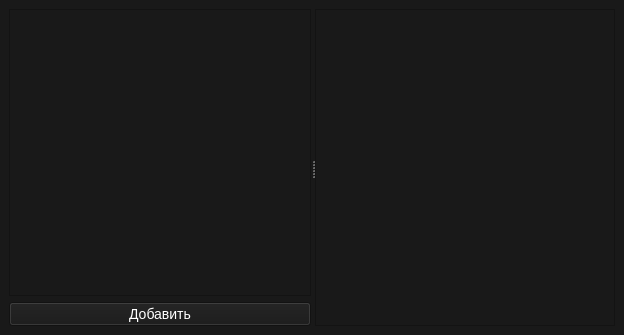
<?xml version="1.0" encoding="UTF-8"?>
<ui version="4.0">
 <class>MainWindow</class>
 <widget class="QMainWindow" name="MainWindow">
  <property name="geometry">
   <rect>
    <x>0</x>
    <y>0</y>
    <width>624</width>
    <height>335</height>
   </rect>
  </property>
  <property name="windowTitle">
   <string>ToDo List</string>
  </property>
  <property name="styleSheet">
   <string notr="true">color: rgb(255, 255, 255);
background-color: rgb(25, 25, 25);
font-size: 14px;</string>
  </property>
  <widget class="QWidget" name="centralwidget">
   <layout class="QVBoxLayout" name="verticalLayout_2">
    <item>
     <widget class="QSplitter" name="splitter">
      <property name="orientation">
       <enum>Qt::Horizontal</enum>
      </property>
      <widget class="QWidget" name="layoutWidget">
       <layout class="QVBoxLayout" name="verticalLayout">
        <item>
         <widget class="QTableView" name="tableView">
          <property name="minimumSize">
           <size>
            <width>300</width>
            <height>0</height>
           </size>
          </property>
          <property name="focusPolicy">
           <enum>Qt::NoFocus</enum>
          </property>
          <property name="styleSheet">
           <string notr="true"/>
          </property>
          <property name="editTriggers">
           <set>QAbstractItemView::NoEditTriggers</set>
          </property>
          <property name="selectionMode">
           <enum>QAbstractItemView::SingleSelection</enum>
          </property>
          <property name="selectionBehavior">
           <enum>QAbstractItemView::SelectRows</enum>
          </property>
          <attribute name="horizontalHeaderVisible">
           <bool>true</bool>
          </attribute>
          <attribute name="horizontalHeaderHighlightSections">
           <bool>false</bool>
          </attribute>
          <attribute name="verticalHeaderVisible">
           <bool>false</bool>
          </attribute>
         </widget>
        </item>
        <item>
         <widget class="QPushButton" name="pushButton">
          <property name="text">
           <string>Добавить</string>
          </property>
         </widget>
        </item>
       </layout>
      </widget>
      <widget class="QFrame" name="frame">
       <property name="minimumSize">
        <size>
         <width>300</width>
         <height>0</height>
        </size>
       </property>
       <property name="maximumSize">
        <size>
         <width>300</width>
         <height>16777215</height>
        </size>
       </property>
       <property name="styleSheet">
        <string notr="true"/>
       </property>
       <property name="frameShape">
        <enum>QFrame::StyledPanel</enum>
       </property>
       <property name="frameShadow">
        <enum>QFrame::Raised</enum>
       </property>
       <layout class="QVBoxLayout" name="verticalLayout_4">
        <item>
         <layout class="QVBoxLayout" name="verticalLayout_3"/>
        </item>
       </layout>
      </widget>
     </widget>
    </item>
   </layout>
  </widget>
 </widget>
 <resources/>
 <connections/>
</ui>
